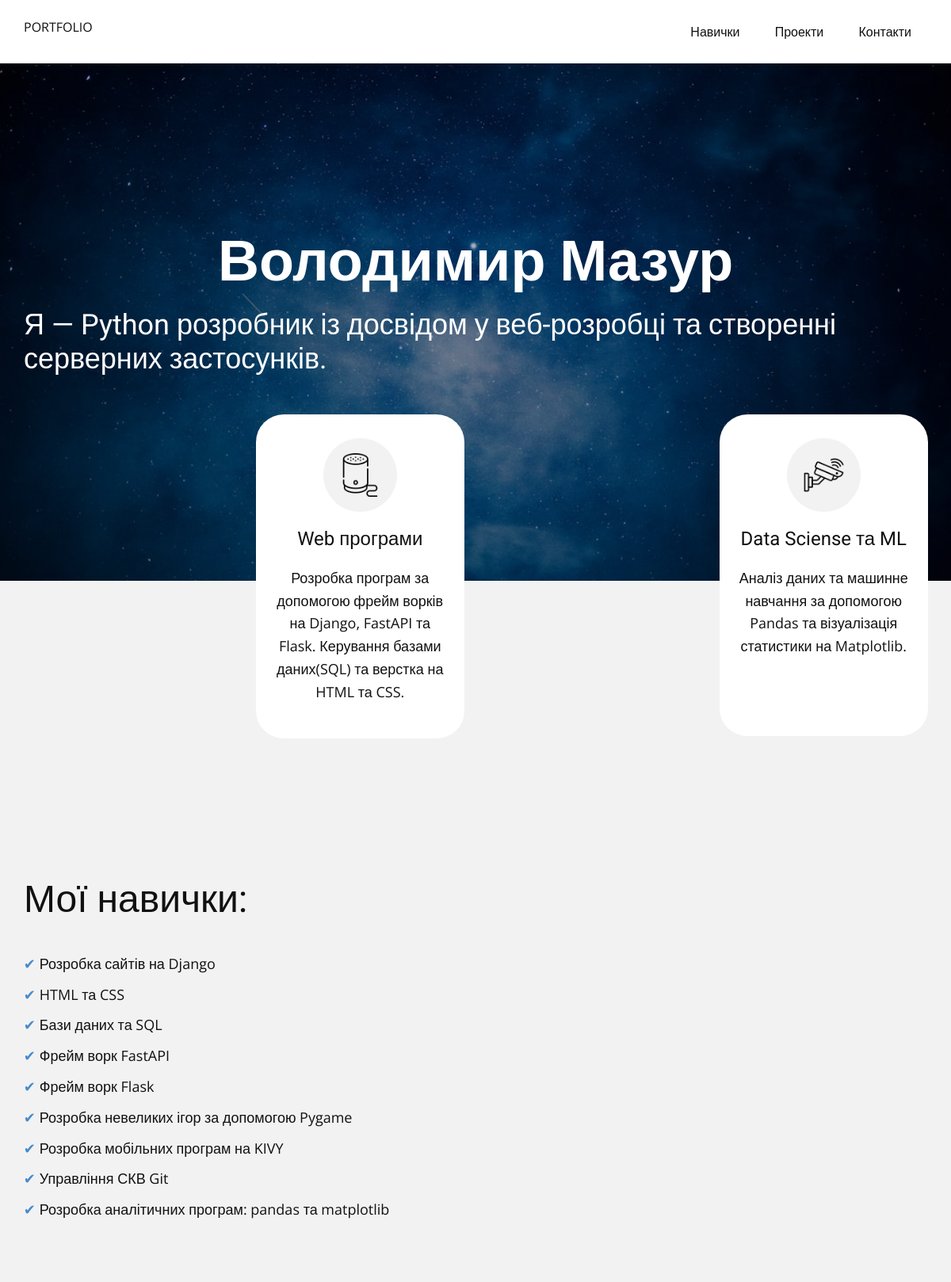
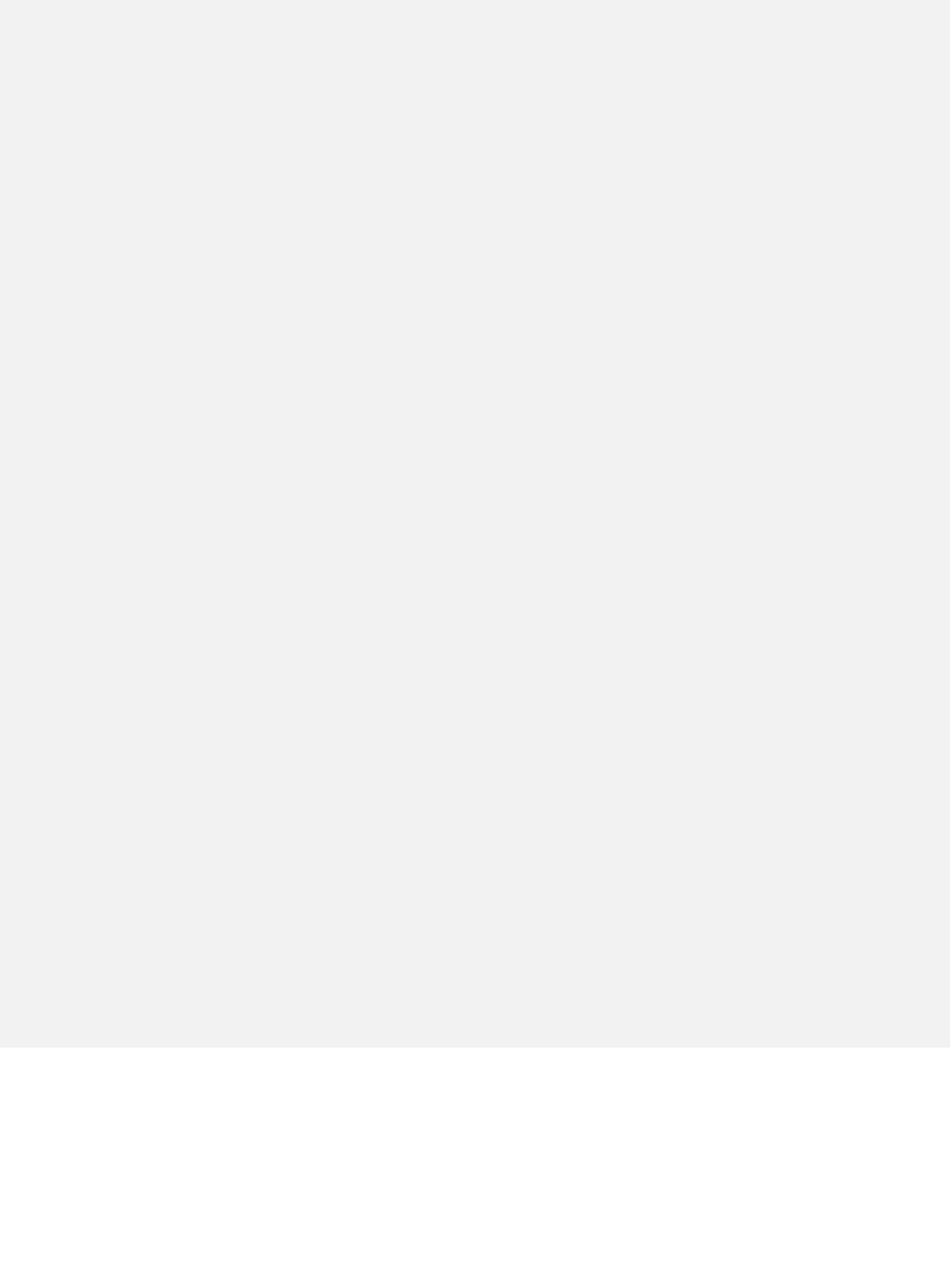
The page / (upper part) on the database its author committed (2 pictures, top to bottom).
### portfolioapp/models.py (models this page shows, shortened)
class Skill(models.Model):
    CATEGORY_CHOICES = [
        ("web", "Web Development"),
        ("backend", "Backend Development"),
        ("frontend", "Frontend Development"),
        ("data", "Data Science / Analytics"),
        ("ml_ai", "Machine Learning / AI"),
        ("devops", "DevOps / Cloud"),
        ("automation", "Automation / Scripting"),
        ("other", "Other"),
    ]
    LEVEL_CHOICES = [
        ("beginner", "Beginner"),
        ("intermediate", "Intermediate"),
        ("advanced", "Advanced"),
        ("expert", "Expert"),
    ]
    profile = models.ForeignKey(Profile, on_delete=models.CASCADE, related_name="skills")
    name = models.CharField(max_length=50)
    category = models.CharField(max_length=50, choices=CATEGORY_CHOICES, default="other")
    level = models.CharField(max_length=20, choices=LEVEL_CHOICES, default="intermediate")
    years_of_experience = models.PositiveIntegerField(default=0)
    description = models.TextField(blank=True, help_text="Деталі про використання цього скілу в проектах")

### portfolioapp/views.py (the view)
# urls.py: path('', views.index, name='index'),
def index(request):
    success = False
    if request.method == "POST":
        form = MessageForm(request.POST)
        if form.is_valid():
            message = form.save()
            send_mail(
                subject=f"Нове повідомлення від {message.name}",
                message=f"Ім'я: {message.name}\nEmail: {message.email}\n\n{message.message}",
                from_email=message.email,
                recipient_list=["vovamazur677@gmail.com"],
            )
            success = True
            form = MessageForm()
    else:
        form = MessageForm()
    contact = Contact.objects.first()
    projects = Project.objects.all()
    skills = Skill.objects.all()
    return render(request, "portfolioapp/index.html", {
        "form": form,
        "success": success,
        "contact": contact,
        "projects": projects,
        "skills": skills,
    })

### portfolioapp/templates/portfolioapp/index.html (shortened to what this page needs)
{% load static %}
<!DOCTYPE html>
<html style="font-size: 16px;" lang="ua">
<head>
    <link rel="stylesheet" href="{% static 'css/nicepage.css' %}">
    <link rel="stylesheet" href="{% static 'css/style.css' %}">
    <link rel="stylesheet" href="{% static 'css/index.css' %}">
    <link rel="stylesheet" href="{% static 'css/contacts.css' %}">
</head>
<body data-home-page="https://website6567725.nicepage.io/Сторінка-1.html?version=5399c2b3-2a95-70c7-23c7-c5c3ad810cf9" data-home-page-title="Сторінка 1" data-path-to-root="./" data-include-products="false" class="u-body u-clearfix u-xl-mode" data-lang="ua">
    <header class="u-clearfix u-header u-header" id="header">
        <div class="u-clearfix u-sheet u-valign-middle u-sheet-1">
            <a href="{% url 'index' %}" class="u-image u-logo u-image-1">
                PORTFOLIO
            </a>
            <nav class="u-menu u-menu-one-level u-offcanvas u-menu-1" role="navigation" aria-label="Menu navigation">
                <div class="u-nav-container">
                    <ul class="u-nav u-unstyled u-nav-1" role="menubar">
                        <li class="u-nav-item" role="none">
                            <a class="u-button-style u-nav-link u-text-active-palette-1-base u-text-hover-palette-2-base" href="#carousel_82e8" style="padding: 10px 20px;" role="menuitem">Навички</a>
                        </li>
                        <li class="u-nav-item" role="none">
                            <a class="u-button-style u-nav-link u-text-active-palette-1-base u-text-hover-palette-2-base" href="#carousel_8047" style="padding: 10px 20px;" role="menuitem">Проекти</a>
                        </li>
                        <li class="u-nav-item" role="none">
                            <a class="u-button-style u-nav-link u-text-active-palette-1-base u-text-hover-palette-2-base" href="#sec-faec" style="padding: 10px 20px;" role="menuitem">Контакти</a>
                        </li>
                    </ul>
                </div>
            </nav>
          </div>
    </header>
    <section class="u-align-center u-clearfix u-container-align-center u-grey-5 u-valign-top-lg u-valign-top-xl u-section-1" id="carousel_3dba">
        <div class="u-container-align-center u-container-style u-expanded-width u-group u-image u-shading u-image-1"
             data-image-width="425" data-image-height="283"
             data-animation-name="flipIn" data-animation-duration="1500"
             data-animation-delay="0" data-animation-direction="X"
             style="background-image: linear-gradient(0deg, rgba(0, 0, 0, 0.3), rgba(0, 0, 0, 0.3)), url('{% static "images/photo-1660385938160-b0dd49ef09d9.jpeg" %}');">
            <div class="u-container-layout u-valign-top u-container-layout-1">
                <h1 class="u-align-center u-text u-text-body-alt-color u-text-default u-text-1">
                    Володимир Мазур
                </h1>
                <h3>
                    Я — Python розробник із досвідом у веб-розробці та створенні серверних застосунків.
                </h3>
            </div>
        </div>
        <div class="data-layout-selected u-clearfix u-gutter-30 u-layout-wrap u-layout-wrap-1">
            <div class="u-layout">
                <div class="u-layout-row">
                    <div class="u-size-15 u-size-30-md">
                        <div class="u-layout-col">
                            <div class="u-container-style u-hidden-sm u-hidden-xs u-layout-cell u-size-20 u-layout-cell-1">
                                <div class="u-container-layout u-container-layout-2"></div>
                            </div>
                        </div>
                    </div>
                    <div class="u-size-15 u-size-30-md">
                        <div class="u-layout-col">
                            <div class="u-align-center u-container-align-center u-container-style u-layout-cell u-radius u-shape-round u-size-40 u-white u-layout-cell-3"
                                 data-animation-name="customAnimationIn" data-animation-duration="1500" data-animation-delay="250">
                                <div class="u-container-layout u-valign-top u-container-layout-4">
                                    <span class="u-align-center u-file-icon u-grey-5 u-icon u-icon-circle u-icon-2">
                                        <img src="{% static 'images/3403129.png' %}" alt="">
                                    </span>
                                    <h4 class="u-align-center u-text u-text-4">Web програми</h4>
                                    <p class="u-align-center u-text u-text-5">
                                        Розробка програм за допомогою фрейм ворків на Django, FastAPI та Flask. Керування базами даних(SQL) та верстка на HTML та CSS.
                                    </p>
                                </div>
                            </div>
                            <div class="u-container-style u-hidden-sm u-hidden-xs u-layout-cell u-size-20 u-layout-cell-4">
                                <div class="u-container-layout u-container-layout-5"></div>
                            </div>
                        </div>
                    </div>
                    <div class="u-size-15 u-size-30-md">
                        <div class="u-layout-col">
                            <div class="u-container-style u-hidden-sm u-hidden-xs u-layout-cell u-size-20 u-layout-cell-5">
                                <div class="u-container-layout u-container-layout-6"></div>
                            </div>
                        </div>
                    </div>
                    <div class="u-size-15 u-size-30-md">
                        <div class="u-layout-col">
                            <div class="u-align-center u-container-align-center u-container-style u-layout-cell u-radius u-shape-round u-size-40 u-white u-layout-cell-7"
                                 data-animation-name="customAnimationIn" data-animation-duration="1500" data-animation-delay="250">
                                <div class="u-container-layout u-valign-top u-container-layout-8">
                                    <span class="u-align-center u-file-icon u-grey-5 u-icon u-icon-circle u-icon-4">
                                        <img src="{% static 'images/5214062-77e7122e.png' %}" alt="">
                                    </span>
                                    <h4 class="u-align-center u-text u-text-8">Data Sciense та ML</h4>
                                    <p class="u-align-center u-text u-text-9">
                                    Аналіз даних та машинне навчання за допомогою Pandas та візуалізація статистики на Matplotlib.
                                    </p>
                                </div>
                            </div>
                            <div class="u-container-style u-hidden-sm u-hidden-xs u-layout-cell u-size-20 u-layout-cell-8">
                                <div class="u-container-layout u-container-layout-9"></div>
                            </div>
                        </div>
                    </div>
                </div>
            </div>
        </div>
    </section>
    <section class="u-clearfix u-container-align-center u-grey-5 u-section-combined" id="databases-dashboard">
      <div class="u-clearfix u-sheet u-valign-middle u-sheet-1">
        <div class="u-layout u-layout-row">
          <div class="u-container-layout u-valign-middle u-container-layout-1">
              <h2 class="u-align-left u-text">Мої навички:</h2>
              <ul class="u-align-left u-custom-list u-spacing-10 u-text">
                {% for skill in skills %}
                  <li>
                    <span class="u-list-icon u-text-palette-1-base">✔</span>
                    {{ skill.name }}
                  </li>
                {% empty %}
                  <li>Скілів поки що немає</li>
                {% endfor %}
              </ul>
            </div>
        </div>
      </div>
    </section>
    <section class="u-align-left u-clearfix u-container-align-center u-container-align-left u-grey-5 u-section-6" id="carousel_8047">
      <div class="u-clearfix u-sheet u-valign-middle u-sheet-1">
        <div class="u-expanded-width u-list u-list-1">
          <div class="u-repeater u-repeater-1">
          </div>
        </div>
      </div>
    </section>
    <section class="u-align-center u-clearfix u-container-align-center u-valign-top u-white u-section-7" id="carousel_a04c">
    </section>
</body></html>

### portfolioapp/static/css/style.css (style rules this page uses)
body { font-family: "Segoe UI", Tahoma, sans-serif; background: #f8f9fa; }

### portfolioapp/static/css/index.css (style rules this page uses)
.u-section-1 { background-image: none; min-height: 1009px; }
.u-section-1 .u-image-1 { min-height: 653px; height: auto; background-image: linear-gradient(0deg, rgba(0, 0, 0, 0.3), rgba(0, 0, 0, 0.3)), url('/static/images/photo-1660385938160-b0dd49ef09d9.jpeg'); background-position: 50% 50%; margin-top: 0; margin-bottom: 0; }
.u-section-1 .u-container-layout-1 { padding: 210px 30px 30px; }
.u-section-1 .u-text-1 { font-weight: 700; margin: 0 auto; }
.u-section-1 .u-layout-wrap-1 { width: 1140px; margin: -210px auto 60px; }
.u-section-1 .u-layout-cell-1 { min-height: 92px; }
.u-section-1 .u-container-layout-2 { padding: 30px; }
.u-section-1 .u-layout-cell-3 { min-height: 421px; --animation-custom_in-translate_x: 0px; --animation-custom_in-translate_y: 300px; --radius: 50px; }
.u-section-1 .u-container-layout-4 { padding: 30px 20px; }
.u-section-1 .u-icon-2 { height: 93px; width: 93px; margin: 0 auto; padding: 19px; }
.u-section-1 .u-text-4 { margin: 20px 0 0; }
.u-section-1 .u-text-5 { margin: 20px 1px 0; }
.u-section-1 .u-layout-cell-4 { min-height: 95px; }
.u-section-1 .u-container-layout-5 { padding: 30px; }
.u-section-1 .u-layout-cell-5 { min-height: 95px; }
.u-section-1 .u-container-layout-6 { padding: 30px; }
.u-section-1 .u-layout-cell-7 { min-height: 436px; --animation-custom_in-translate_x: 0px; --animation-custom_in-translate_y: 300px; --animation-custom_in-opacity: 0; --animation-custom_in-rotate: 0deg; --animation-custom_in-scale: 1; --radius: 50px; }
.u-section-1 .u-container-layout-8 { padding: 30px 20px; }
.u-section-1 .u-icon-4 { height: 93px; width: 93px; background-image: none; color: rgb(0, 0, 0) !important; margin: 0 auto; padding: 19px; }
.u-section-1 .u-text-8 { margin: 20px 0 0; }
.u-section-1 .u-text-9 { margin: 20px 0 0; }
.u-section-1 .u-layout-cell-8 { min-height: 99px; }
.u-section-1 .u-container-layout-9 { padding: 30px; }
.u-section-6 { background-image: none; }
.u-section-6 .u-sheet-1 { min-height: 572px; }
.u-section-6 .u-list-1 { margin-top: 64px; margin-bottom: 60px; }
.u-section-6 .u-repeater-1 { grid-template-columns: repeat(3, calc(33.3333% - 20px)); min-height: 332px; --gap: 30px; grid-auto-columns: calc(33.3333% - 20px); }
.u-section-7 { background-image: none; min-height: 1242px; }

### rows shown on the page
Skill: name "Розробка сайтів на Django"
Skill: name "HTML та CSS"
Skill: name "Бази даних та SQL"
Skill: name "Фрейм ворк FastAPI"
Skill: name "Фрейм ворк Flask"
Skill: name "Розробка невеликих ігор за допомогою Pygame"
Skill: name "Розробка мобільних програм на KIVY"
Skill: name "Управління СКВ Git"
Skill: name "Розробка аналітичних програм: pandas та matplotlib"
